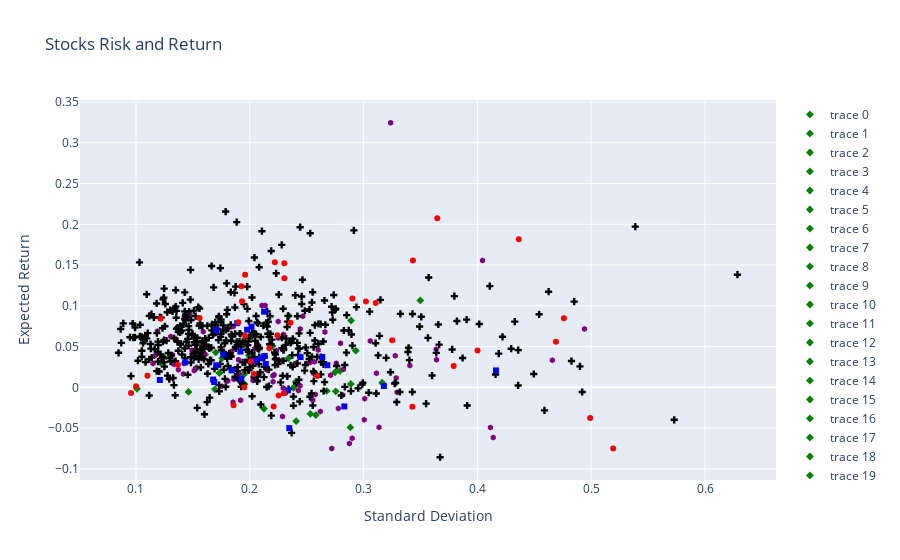

The cell this chart's notebook holds for it:
### Code cell
# plot the mean and variance, the X axis is the std, the Y axis is the mean
# the vaiance is the diagonal of the covariance matrix
# if the ticker name contains .SS, it is a Chinese stock, mark it with red color
# if the ticker name contains .DE, it is a German stock, mark
# if the ticker name contains .L, it is a London stock, mark it with green color

# Prepare the data for plotting
standard_deviation = np.sqrt(np.diag(S))

# Create the figure
fig = go.Figure()

# Define a function to get marker styles based on ticker
def get_marker_style(ticker):
    if ".SS" in ticker:
        return dict(symbol='circle', color='red')
    elif ".ST" in ticker:
        return dict(symbol='square', color='blue')
    elif ".DE" in ticker:
        return dict(symbol='diamond', color='green')
    elif ".L" in ticker:
        return dict(symbol='hexagon', color='purple')
    else:
        return dict(symbol='cross', color='black')

# Add each ticker to the plot with appropriate marker style
for i, ticker in enumerate(valid_tickers):
    marker_style = get_marker_style(ticker)
    fig.add_trace(go.Scatter(
        x=[standard_deviation[i]],
        y=[mu[i]],
        mode='markers',
        marker=marker_style,
        text=[ticker],
        hoverinfo='text'
    ))

# Update layout
fig.update_layout(
    title='Stocks Risk and Return',
    yaxis_title='Expected Return',
    xaxis_title='Standard Deviation'
)

# Show the figure
fig.show()
